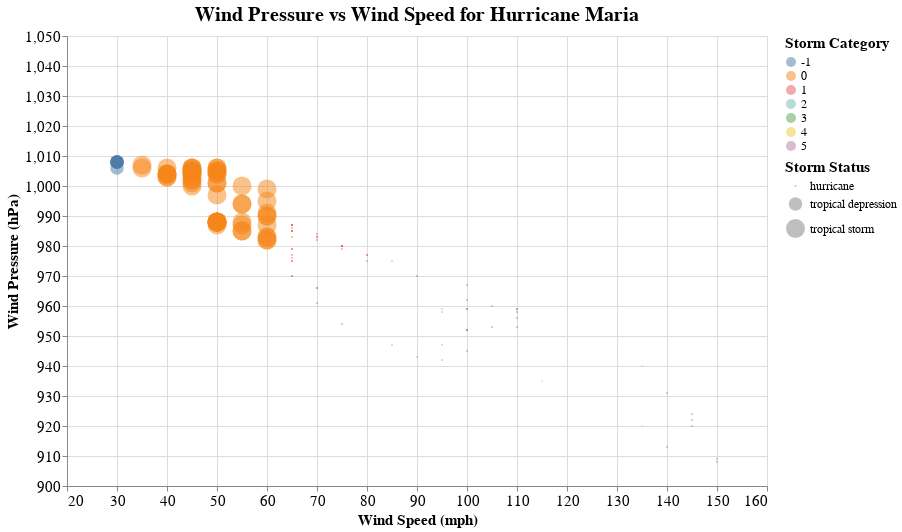

Notebook code for this chart:
### Code cell
alt.Chart(Maria).mark_circle(opacity=0.5).encode(
    alt.X('wind',
        scale=alt.Scale(domain=(20, 160)), title = "Wind Speed (mph)"),
    alt.Y('pressure',
        scale=alt.Scale(domain=(900, 1050)), title = "Wind Pressure (hPa)"),
    color=alt.Color('category:N', legend=alt.Legend(title="Storm Category")),
    size=alt.Size("status:N", legend=alt.Legend(title="Storm Status"))
).properties(
    title='Wind Pressure vs Wind Speed for Hurricane Maria',
width=700,
    height=450).configure_axis(
    labelFontSize=15,
    titleFontSize=15
).configure_title(fontSize=20).configure_legend(
titleFontSize=15,
labelFontSize=12
)

### Figure 1 — Vega-Lite specification as saved in the notebook (floating-point values rounded to 4 significant figures; data arrays with more than 128 entries replaced by an {"elided": "..."} marker saying what was removed)
{"config": {"view": {"continuousWidth": 400, "continuousHeight": 300}, "axis": {"labelFontSize": 15, "titleFontSize": 15}, "legend": {"labelFontSize": 12, "titleFontSize": 15}, "title": {"fontSize": 20}}, "data": {"name": "data-be38dc5528d199ac1d723d35b39b4d94"}, "mark": {"type": "circle", "opacity": 0.5}, "encoding": {"color": {"field": "category", "legend": {"title": "Storm Category"}, "type": "nominal"}, "size": {"field": "status", "legend": {"title": "Storm Status"}, "type": "nominal"}, "x": {"field": "wind", "scale": {"domain": [20, 160]}, "title": "Wind Speed (mph)", "type": "quantitative"}, "y": {"field": "pressure", "scale": {"domain": [900, 1050]}, "title": "Wind Pressure (hPa)", "type": "quantitative"}}, "height": 450, "title": "Wind Pressure vs Wind Speed for Hurricane Maria", "width": 700, "$schema": "https://vega.github.io/schema/vega-lite/v4.17.0.json", "datasets": {"data-be38dc5528d199ac1d723d35b39b4d94": {"elided": "134 records"}}}
